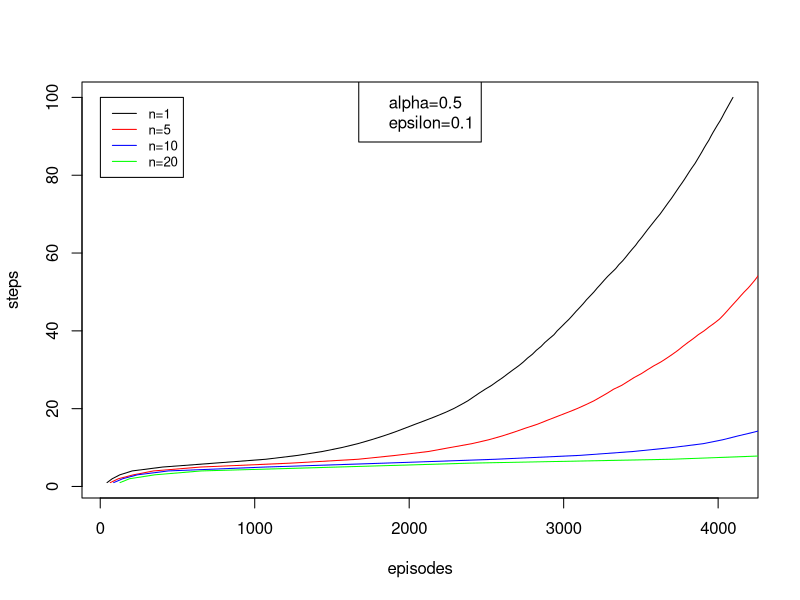

Recreate this plot in R.

# number of steps taken in each of 100 episodes, for values of n =1,5,10,10
n1 = c(44, 78, 127, 207, 404, 739, 1072, 1280, 1439, 1563, 1667, 1754, 1834, 1907, 1973, 2039, 2106, 2171, 2232, 2287, 2334, 2379, 2416, 2453, 2492, 2534, 2569, 2606, 2639, 2673, 2708, 2739, 2766, 2798, 2823, 2854, 2878, 2907, 2937, 2958, 2984, 3009, 3035, 3058, 3080, 3104, 3127, 3148, 3172, 3196, 3217, 3240, 3262, 3285, 3311, 3337, 3357, 3382, 3403, 3423, 3444, 3466, 3484, 3505, 3524, 3543, 3563, 3583, 3603, 3624, 3642, 3660, 3678, 3697, 3714, 3731, 3748, 3766, 3783, 3799, 3815, 3832, 3850, 3865, 3880, 3895, 3909, 3924, 3940, 3953, 3967, 3982, 3997, 4013, 4027, 4040, 4054, 4068, 4082, 4096)

n5 = c(65, 118, 215, 345, 650, 1232, 1670, 1914, 2126, 2264, 2405, 2514, 2603, 2681, 2753, 2830, 2893, 2958, 3023, 3086, 3142, 3195, 3239, 3283, 3323, 3376, 3416, 3456, 3503, 3542, 3583, 3629, 3668, 3705, 3740, 3771, 3804, 3839, 3871, 3909, 3941, 3976, 4008, 4033, 4056, 4078, 4101, 4124, 4146, 4169, 4194, 4216, 4237, 4256, 4277, 4298, 4318, 4338, 4360, 4380, 4400, 4421, 4442, 4467, 4486, 4506, 4530, 4554, 4579, 4604, 4621, 4642, 4661, 4678, 4698, 4718, 4736, 4759, 4778, 4798, 4816, 4833, 4849, 4865, 4884, 4902, 4923, 4943, 4963, 4985, 5005, 5027, 5048, 5068, 5091, 5111, 5131, 5150, 5172, 5189)

n10 = c(87, 146, 241, 441, 1069, 1839, 2560, 3107, 3452, 3701, 3903, 4029, 4129, 4235, 4328, 4399, 4474, 4542, 4616, 4676, 4723, 4766, 4809, 4851, 4894, 4936, 4977, 5016, 5048, 5083, 5120, 5151, 5191, 5221, 5249, 5276, 5305, 5334, 5361, 5390, 5422, 5453, 5485, 5516, 5548, 5592, 5625, 5653, 5681, 5712, 5743, 5769, 5801, 5827, 5870, 5916, 5948, 5983, 6017, 6044, 6091, 6128, 6153, 6178, 6206, 6232, 6258, 6282, 6307, 6331, 6358, 6392, 6419, 6443, 6481, 6506, 6539, 6568, 6598, 6621, 6644, 6671, 6694, 6721, 6745, 6771, 6797, 6825, 6850, 6878, 6905, 6934, 6973, 7000, 7024, 7063, 7094, 7124, 7149, 7180)

n20 = c(128, 190, 353, 654, 1539, 2394, 3697, 4378, 4771, 5107, 5402, 5641, 5795, 5945, 6090, 6205, 6308, 6401, 6491, 6578, 6650, 6719, 6780, 6835, 6896, 6956, 7008, 7056, 7113, 7172, 7217, 7261, 7301, 7341, 7377, 7415, 7449, 7489, 7520, 7551, 7582, 7615, 7645, 7676, 7706, 7733, 7761, 7787, 7813, 7838, 7863, 7889, 7920, 7947, 7976, 8006, 8033, 8062, 8088, 8117, 8145, 8170, 8197, 8224, 8249, 8275, 8299, 8325, 8349, 8373, 8402, 8426, 8450, 8475, 8501, 8526, 8551, 8576, 8601, 8625, 8664, 8688, 8715, 8743, 8771, 8803, 8841, 8870, 8905, 8934, 8963, 8991, 9019, 9047, 9076, 9106, 9134, 9161, 9192, 9221)

# plot episodes vs number os steps
plot(x=n1, y=1:100, type="l", xlab="episodes", ylab="steps")
lines(x=n5, y=1:100, col = "red")
lines(x=n10, y=1:100, col = "blue")
lines(x=n20, y=1:100, col = "green")

legend(1,100, legend=c("n=1", "n=5", "n=10", "n=20"),
       col=c("black", "red", "blue", "green"), lty=1, cex=0.8)
legend("top", legend=c("alpha=0.5", "epsilon=0.1"))